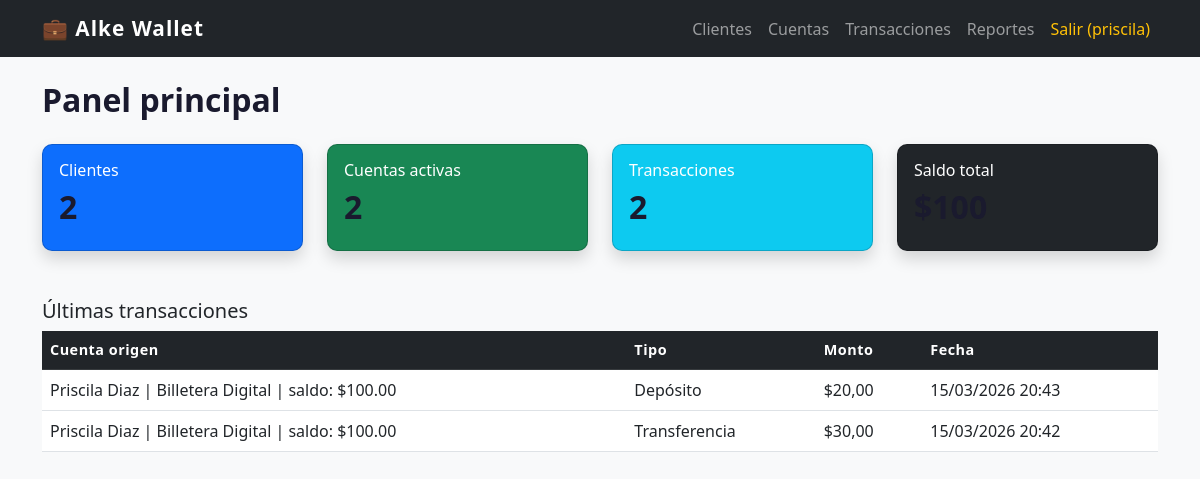
The app's page / (signed in) with its own data.
### gestion/models.py (models this page shows, shortened)
class Transaccion(models.Model):
    TIPOS_TX = [
        ('deposito', 'Depósito'),
        ('extraccion', 'Extracción'),
        ('transferencia', 'Transferencia'),
    ]
    cuenta_origen = models.ForeignKey(Cuenta, on_delete=models.CASCADE, related_name='transacciones_enviadas')
    cuenta_destino = models.ForeignKey(Cuenta, on_delete=models.SET_NULL, null=True, blank=True, related_name='transacciones_recibidas')
    tipo = models.CharField(max_length=20, choices=TIPOS_TX)
    monto = models.DecimalField(max_digits=12, decimal_places=2)
    descripcion = models.TextField(blank=True)
    fecha = models.DateTimeField(auto_now_add=True)
    class Meta:
        ordering = ['-fecha']

class Cuenta(models.Model):
    TIPOS_CUENTA = [
        ('ahorro', 'Caja de Ahorro'),
        ('corriente', 'Cuenta Corriente'),
        ('digital', 'Billetera Digital'),
    ]
    cliente = models.ForeignKey(Cliente, on_delete=models.CASCADE, related_name='cuentas')
    tipo = models.CharField(max_length=20, choices=TIPOS_CUENTA, default='digital')
    saldo = models.DecimalField(max_digits=12, decimal_places=2, default=0.00)
    activa = models.BooleanField(default=True)
    fecha_apertura = models.DateField(auto_now_add=True)
    def __str__(self):
        return f'{self.cliente.nombre} | {self.get_tipo_display()} | saldo: ${self.saldo}'
    class Meta:
        ordering = ['-fecha_apertura']

class Cliente(models.Model):
    usuario = models.OneToOneField(User, on_delete=models.CASCADE, null=True, blank=True)
    nombre = models.CharField(max_length=100)
    email = models.EmailField(unique=True)
    telefono = models.CharField(max_length=20, blank=True, null=True)
    rut = models.CharField(max_length=15, unique=True)
    fecha_registro = models.DateTimeField(auto_now_add=True)
    class Meta:
        ordering = ['nombre']

### gestion/views.py (the view)
# urls.py: path('', views.dashboard, name='dashboard'),
@login_required
def dashboard(request):
    total_clientes = Cliente.objects.count()
    total_cuentas = Cuenta.objects.filter(activa=True).count()
    total_transacciones = Transaccion.objects.count()
    saldo_total = Cuenta.objects.aggregate(total=Sum('saldo'))['total']
    if saldo_total is None:
        saldo_total = 0
    ultimas_transacciones = Transaccion.objects.select_related('cuenta_origen__cliente')[:5]
    context = {
        'total_clientes': total_clientes,
        'total_cuentas': total_cuentas,
        'total_transacciones': total_transacciones,
        'saldo_total': saldo_total,
        'ultimas_transacciones': ultimas_transacciones,
    }
    return render(request, 'gestion/dashboard.html', context)

### templates/gestion/dashboard.html (shortened to what this page needs)
{% extends 'base.html' %}
{% block content %}
<h2 class="mb-4">Panel principal</h2>
<div class="row g-4 mb-5">
    <div class="col-md-3">
        <div class="card text-white bg-primary shadow">
            <div class="card-body">
                <h6 class="card-title">Clientes</h6>
                <h2>{{ total_clientes }}</h2>
            </div>
        </div>
    </div>
    <div class="col-md-3">
        <div class="card text-white bg-success shadow">
            <div class="card-body">
                <h6 class="card-title">Cuentas activas</h6>
                <h2>{{ total_cuentas }}</h2>
            </div>
        </div>
    </div>
    <div class="col-md-3">
        <div class="card text-white bg-info shadow">
            <div class="card-body">
                <h6 class="card-title">Transacciones</h6>
                <h2>{{ total_transacciones }}</h2>
            </div>
        </div>
    </div>
    <div class="col-md-3">
        <div class="card text-white bg-dark shadow">
            <div class="card-body">
                <h6 class="card-title">Saldo total</h6>
                <h2>${{ saldo_total }}</h2>
            </div>
        </div>
    </div>
</div>
<h5>Últimas transacciones</h5>
<table class="table table-hover">
    <thead class="table-dark">
        <tr>
            <th>Cuenta origen</th>
            <th>Tipo</th>
            <th>Monto</th>
            <th>Fecha</th>
        </tr>
    </thead>
    <tbody>
        {% for t in ultimas_transacciones %}
        <tr>
            <td>{{ t.cuenta_origen }}</td>
            <td>{{ t.get_tipo_display }}</td>
            <td>${{ t.monto }}</td>
            <td>{{ t.fecha|date:"d/m/Y H:i" }}</td>
        </tr>
        {% empty %}
        <tr><td colspan="4" class="text-muted">No hay transacciones registradas.</td></tr>
        {% endfor %}
    </tbody>
</table>
{% endblock %}

### templates/base.html (shortened to what this page needs)
<!DOCTYPE html>
<html lang="es">
<head>
    <link href="https://cdn.jsdelivr.net/npm/bootstrap@5.3.0/dist/css/bootstrap.min.css" rel="stylesheet">
    {% load static %}
    <link rel="stylesheet" href="{% static 'css/estilos.css' %}">
</head>
<body>
    <nav class="navbar navbar-expand-lg navbar-dark bg-dark">
        <div class="container">
            <a class="navbar-brand fw-bold" href="{% url 'dashboard' %}">💼 Alke Wallet</a>
            <div class="navbar-nav ms-auto">
                {% if user.is_authenticated %}
                    <a class="nav-link" href="{% url 'cliente_lista' %}">Clientes</a>
                    <a class="nav-link" href="{% url 'cuenta_lista' %}">Cuentas</a>
                    <a class="nav-link" href="{% url 'transaccion_lista' %}">Transacciones</a>
                    <a class="nav-link" href="{% url 'reporte_saldos' %}">Reportes</a>
                    <a class="nav-link text-warning" href="{% url 'logout' %}">Salir ({{ user.username }})</a>
                {% else %}
                    <a class="nav-link" href="{% url 'login' %}">Iniciar sesión</a>
                {% endif %}
            </div>
        </div>
    </nav>
    <div class="container mt-4">
        {% block content %}{% endblock %}
    </div>
</body>
</html>

### static/css/estilos.css (style rules this page uses)
body { background-color: #f8f9fa; font-family: 'Segoe UI', sans-serif; }
.navbar-brand { font-size: 1.3rem; letter-spacing: 1px; }
.card { border-radius: 10px; }
table thead th { font-weight: 600; font-size: 0.9rem; letter-spacing: 0.5px; }
h2 { font-weight: 700; color: #1a1a2e; }

### records on screen
Transaccion: cuenta_origen "Priscila Diaz | Billetera Digital | saldo: $100.00", tipo "Depósito", monto "20,00", fecha "15/03/2026 20:43"
Transaccion: cuenta_origen "Priscila Diaz | Billetera Digital | saldo: $100.00", tipo "Transferencia", monto "30,00", fecha "15/03/2026 20:42"

### other values on screen
{{ user.username }} "priscila"
{{ total_clientes }} "2"
{{ total_cuentas }} "2"
{{ total_transacciones }} "2"
